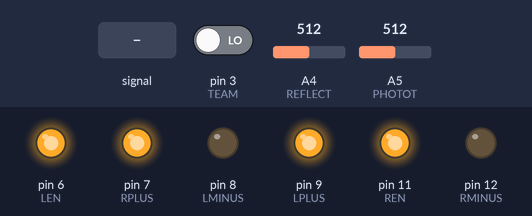
Bench run of a sketch on a simulated Arduino Uno, built with avr-gcc and run on an emulated ATmega328P. Parts: output pins drawn as LEDs (lit = HIGH). The test bench sets the inputs (shaded band); at power-on: A4 (REFLECT) = 512, pin 3 (TEAM) LOW, A5 (PHOTOT) = 512.

Above: at 1.2 s.
1.3 s: A4 (REFLECT) fed a 200 Hz sine of ±460 counts around its level
At 1.58 s:
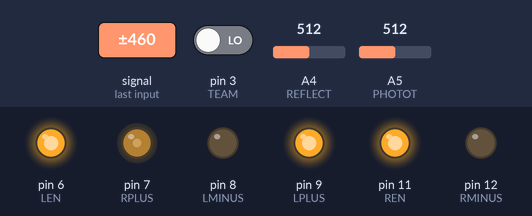
At 2.2 s:
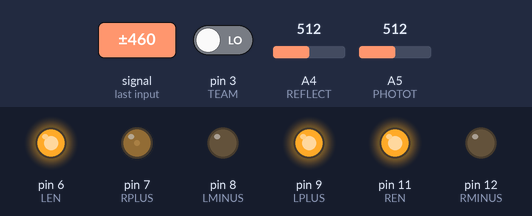
4.3 s: A4 (REFLECT) set to 900
5.8 s: A4 (REFLECT) fed a 200 Hz sine of ±81 counts around its level
At 6.25 s:
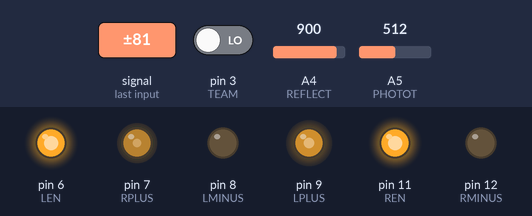
8.8 s: A4 (REFLECT) set to 1023
Timing chart, 0 to 11.3 s (numbered marks = the images above; inputs shaded):
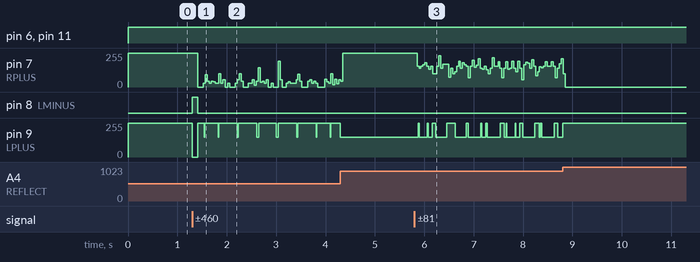

The sketch:

motors.ino
```cpp
#define LPLUS 9
#define LMINUS 8
#define LEN 6
#define RPLUS 7
#define RMINUS 12
#define REN 11

void motorEn()
{
  digitalWrite(LEN, HIGH);
  digitalWrite(REN, HIGH);
}

void initMotors()
{
  pinMode(LPLUS, OUTPUT);
  pinMode(LMINUS, OUTPUT);
  pinMode(LEN, OUTPUT);
  pinMode(RPLUS, OUTPUT);
  pinMode(RMINUS, OUTPUT);
  pinMode(REN, OUTPUT);
}

void halt()
{
  motorEn();
  analogWrite(LPLUS, 0);
  analogWrite(LMINUS, 0);
  analogWrite(RPLUS, 0);
  analogWrite(RMINUS, 0);
}

void drive(int left, int right)
{
  motorEn();

  if(left < 0)
  {
    analogWrite(LPLUS, 0);
    analogWrite(LMINUS, abs(left));
  }
  else
  {
    analogWrite(LPLUS, abs(left));
    analogWrite(LMINUS, 0);
  }

  if(right < 0)
  {
    analogWrite(RPLUS, 0);
    analogWrite(RMINUS, abs(right));
  }
  else
  {
    analogWrite(RPLUS, abs(right));
    analogWrite(RMINUS, 0);
  }
}
```

E11_chang_ozdemir.ino
```cpp
#define GCSIZE 31
#define NUMCODES 8
#define NOLIGHT 750
#define SEEDLEN 5
#define GRAY 800
#define BLACK 915

typedef enum {
  NONE,
  WHITE,
  GREEN
} team;

int values[GCSIZE];
boolean detectedCode[GCSIZE];

boolean goldCodes[8][31] = {{0,0,0,0,0,0,0,1,0,0,0,1,1,0,1,1,0,0,0,0,1,1,0,0,1,1,1,0,0,1,1},
 {1,1,0,0,0,1,1,1,1,1,1,1,0,0,0,1,0,0,0,1,1,1,1,0,0,0,1,0,1,0,0},
 {0,1,0,0,0,0,1,1,0,1,0,0,0,0,1,0,1,1,1,1,1,1,0,1,0,1,0,1,1,1,0},
 {1,0,1,0,0,0,0,0,0,0,1,1,0,1,1,1,1,1,1,1,0,1,0,0,0,0,1,1,1,0,1},
 {0,0,1,0,0,1,0,0,1,0,0,0,0,1,0,0,0,0,0,1,0,1,1,1,0,1,0,0,1,1,1},
 {1,1,1,0,0,0,1,0,0,1,1,0,1,1,1,0,0,0,0,0,0,1,0,1,1,0,0,0,0,0,0},
 {0,1,1,0,0,1,1,0,1,1,0,1,1,1,0,1,1,1,1,0,0,1,1,0,1,1,1,1,0,1,0},
 {1,0,0,1,0,1,1,1,0,1,1,0,0,1,1,1,0,1,1,0,0,0,1,0,0,1,0,0,0,1,1}};

boolean test[31] = {0,1,1,0,0,1,1,1,0,1,1,0,0,0,1,0,0,1,0,0,0,1,1,1,0,0,1,0,1,1,1};

int curDCIndex = 0; //Which index of detectedCode are we on?

int state = 0;
int nav_state = 0;
int prev_touch = 0;

unsigned long loopStart = 0;
int average = 0;
team detectedTeam = NONE;
team myTeam = NONE;
int prevReflect = 0;
int oppSeen = 0;

boolean on = true;
int startOff = 0;

void setup()
{
  Serial.begin(9600);
  initSensors();
  initMotors();
  if(getTeam() == 0) myTeam = GREEN;
  else myTeam = WHITE;
}

void loop()
{
  //FSM model for navigation
  switch(nav_state)
  {
  case 0:
  {
    int r = getReflect();
    if(r < GRAY || prevReflect < GRAY)
      drive(255,255);
    else
    {
      drive(-255,255);
      delay(100);
      nav_state++;
    }
    prevReflect = r;
    break;
  }
  case 1:
  {
    int reading = 0;
    for(int i = 0; i < 20; i++)
      reading += getReflect();
    reading /= 20;
    if(oppSeen < 350)
    {
      if(reading < GRAY || reading > BLACK)
      {
        int rpow = 100;
        if(on)
        {
          on = false;
          startOff = millis();
        }
        else
        {
          if(millis()-startOff > 100)
            rpow = 0;
        }
        drive(255, rpow);
      }
      else
      {
        if(!on) on=true;
        drive(150,255);
      }

      if(detectedTeam != NONE && detectedTeam != myTeam)
        oppSeen++;
    }
    else
    {
      oppSeen = 0;
      nav_state++;
    }
    break;
  }
  case 2:
  {
    detectedTeam = NONE;
    drive(0,-150);
    delay(600);
    nav_state++;
    break;
  }
  case 3:
  {
    if(!getTouch())
      drive(255,255);
    else
      nav_state++;
    break;
  }
  case 4:
  {
    drive(-255,-255);
    delay(250);
    drive(-255,255);
    delay(250);
    nav_state = 1;
    detectedTeam = NONE;
    break;
  }
  }

  //FSM model for GC detection
  switch(state)
  {
  case 0:
  {
    loopStart = micros();
    for(int i = 0; i < GCSIZE; i++)
    {
      while(micros()-loopStart < 250) ;
      loopStart = micros();
      values[i] = analogRead(19-14);
      average += values[i];
    }
    state++;
    break;
  }
  case 1:
  {
    average /= GCSIZE;
    state++;
    break;
  }
  case 2:
  {
    if(curDCIndex < GCSIZE)
    {
      detectedCode[curDCIndex] = values[curDCIndex] > average;
      curDCIndex++;
    }
    else state++;
    break;
  }
  case 3:
  {
    for(int i = 0; i < NUMCODES; i++)
    {
      int cor = corGoldCodes(goldCodes[i], detectedCode);
      if(abs(cor) > 24)
      {
        if(cor < 0) detectedTeam = WHITE;
        else detectedTeam = GREEN;
        break;
      }
    }
    state++;
    break;
  }
  case 4:
  {
    average = 0;
    curDCIndex = 0;
    state = 0;
  }
  default:
    break;
  }
}
```

goldcodes.ino
```cpp
// ps3_1
//Alex Ozdemir
//aozdemir@hmc.edu
//Generates some Gold Codes
//defines a few "Magic numbers"
#define SEEDLEN 5
#define GCLEN 31
#define NUMCODES 8
//represents the LFSR's as a boolean array representing whether or no the position is tapped
boolean LFSR1[SEEDLEN] = {0,1,1,1,1};
boolean LFSR2[SEEDLEN] = {0,0,1,0,1};
boolean GC[GCLEN];
boolean Seed1[SEEDLEN] = {0,0,0,0,1};
boolean Seeds2[NUMCODES][SEEDLEN] = {{0,0,0,0,1},
                                     {0,0,0,1,0},
                                     {0,0,0,1,1},
                                     {0,0,1,0,0},
                                     {0,0,1,0,1},
                                     {0,0,1,1,0},
                                     {0,0,1,1,1},
                                     {0,1,0,0,0}};
//Creates 2 variables, one for the current state of each LFSR
boolean regState1[SEEDLEN] = {0,0,0,0,0};
boolean regState2[SEEDLEN] = {0,0,0,0,0};
//boolean goldCodes[NUMCODES][GCLEN];

void flashGC()
{

}


void geGC()
{
  //Set up serial connection
  Serial.begin(9600);
  //Cycles through each code to be generated
  for (int i = 0; i < NUMCODES; i++)
  {
    //Sets he regist states to the initial values
    seedRegisters(i);
    //Goes through GCLEN times
    for (int j = 0; j < GCLEN; j++)
    {
      //adds the XOR of the last states to the GC
      GC[j] = xOr(regState1[SEEDLEN - 1], regState2[SEEDLEN - 1]);
      //Gets the next states
      getNextState();
    }
    //prints
    Serial.print("Gold Code ");
    Serial.print(i + 1);
    Serial.print(": ");
    Serial.println(strGC(GC));
  }
}


void getNextState()
{
  //Updates each LFSR state siultaneously
  //Records the input to the first position, taking into account the current state and the LFSR layout
  boolean newStart1 = (dotProduct(regState1, LFSR1) % 2 == 1);
  boolean newStart2 = (dotProduct(regState2, LFSR2) % 2 == 1);
  //Cycles through backward, not including the first position
  for (int i = (SEEDLEN - 1); i > 0; i--)
  {
    //Takes the value from the last position
    regState1[i] = regState1[i - 1];
    regState2[i] = regState2[i - 1];
  }
  //Sets the first position equal to the previously determined input
  regState1[0] = newStart1;
  regState2[0] = newStart2;
}

int dotProduct(boolean *a1, boolean *a2)
{
  //Computes the actual (mathematically defined) dot product of two boolean vectors
  int sum = 0;
  for (int i = 0; i < SEEDLEN; i++)
  {
    if ((a1[i] == 1) && (a2[i] == 1))
    {
      //Increments the product whenever both positions are 1.
      sum ++;
    }
  }
  return sum;
}

boolean xOr(boolean a, boolean b)
{
  //XOR's two booleans
  return ((!(a && b)) && (a || b));
}

void seedRegisters(int seedNum)
{
  //Goes through each position in the LSFSRs (simultaneously)
  for (int i = 0; i < SEEDLEN; i++)
  {
    //Sets them equal to the value in that position of their seeds
    regState1[i] = Seed1[i];
    regState2[i] = Seeds2[seedNum][i];
  }
}

String strGC(boolean *gc)
//Turns a boolean array into a string of 1's and 0's
{
  String result;
  for (int i = 0; i < GCLEN; i++)
  {
    result += String(gc[i]);
  }
  return result;
}

void generateGoldCodes()
{
  //Cycles through each code to be generated
  for (int i = 0; i < NUMCODES; i++)
  {
    //Sets he regist states to the initial values
    seedRegisters(i);
    //Goes through GCLEN times
    for (int j = 0; j < GCLEN; j++)
    {
      //Stores the XOR of the two outputs
      goldCodes[i][j] = xOr(regState1[SEEDLEN - 1], regState2[SEEDLEN - 1]);
      //Gets the next states
      getNextState();
    }
  }
}

int correlate(boolean *gc1, boolean *gc2)
{
  //Correlation starts at 0
  int correlation = 0;
  //goes through each element of the array
  for (int i = 0; i < GCLEN; i++)
  {
    if (gc1[i] == gc2[i])//If the match it icremements
    {
      correlation ++;
    }
    else//Otherwise decrements
    {
      correlation --;
    }
  }
  return correlation;
}

//return 1 if positive correlation, -1 if negative correlation,
//0 otherwise
int corGoldCodes(boolean *gc1, boolean *gc2)
{
  // Sets the maximum cor to -31 (min possible)
  int maximum = 0;
  boolean gc3[GCLEN];
  boolean last;
  for (int i = 0; i < GCLEN; i++)
  {
    gc3[i] = gc2[i];
  }

  //For every shift amount
  for (int m = 0; m < GCLEN; m++)
  {
    int correlation = correlate(gc1,gc3);
    //Replace maximum if necessary
    if (abs(correlation) > abs(maximum))
    {
      maximum = correlation;
    }
    //Shifts for nxt cycle
    last = gc3[GCLEN-1];
    for (int i = GCLEN-1; i > 0; i--)
    {
      gc3[i] = gc3[i-1];
    }
    gc3[0] = last;
  }
  return maximum;
}

void shiftGC()
{
  boolean wrap = GC[GCLEN - 1];
  for (int i = GCLEN - 1; i > 0; i--)
  {
    GC[i] = GC[i - 1];
  }
  GC[0] = wrap;
}
```

sensors.ino
```cpp
/**
 * E11 Sensors Interface
 * Jonathan Chang - 29 Oct 2013
 *
 * Provides functions for accessing robot sensor values
 */

#define DISTSENSOR 14
#define REFLECT 18
#define PHOTOT 19
#define TOUCH 2
#define TEAM 3

#define NOLIGHT 800 //Light threshold (may have to change)

//Set up our sensors
void initSensors()
{
  pinMode(DISTSENSOR, INPUT);
  pinMode(REFLECT, INPUT);
  pinMode(PHOTOT, INPUT);
  pinMode(TOUCH, INPUT);
  pinMode(TEAM, INPUT);
}

//Get the value of the reflectance sensor
int getReflect()
{
  return analogRead(REFLECT-14);
}

//Get the value of the distance sensor
int getDist()
{
  return analogRead(DISTSENSOR-14);
}

//Get the value of the phototransistor
int getLight()
{
  return analogRead(PHOTOT-14);
}

//Get the value of the touch sensor
int getTouch()
{
  return digitalRead(TOUCH);
}

int getTeam()
{
  return digitalRead(TEAM);
}
```

Measured:
- after the input at 1.3 s, pin 8 (LMINUS): LOW → HIGH at once, → LOW 0.10 s later
